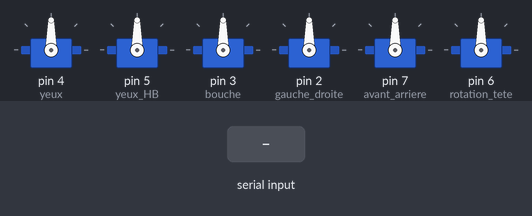
Bench run of a sketch on a simulated Arduino Uno, built with avr-gcc and run on an emulated ATmega328P. Shown: 6 × servo. The test bench sets the inputs (shaded band). What the sketch prints to the serial monitor is not drawn.

Above: at 1.2 s.
1.3 s: "C" received over the second serial link
At 2.9 s:
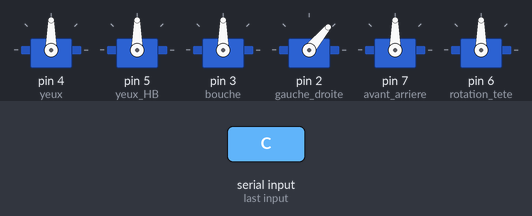
3.2 s: "D" received over the second serial link
At 5.3 s:
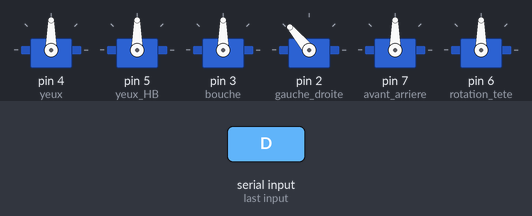
5.9 s: "A" received over the second serial link
At 7.4 s:
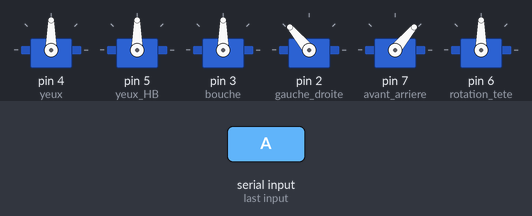
8.0 s: "B" received over the second serial link
At 9.9 s:
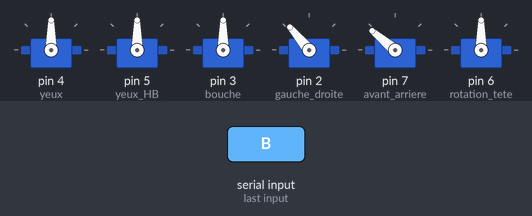
11.0 s: "E" received over the second serial link
At 12.9 s:
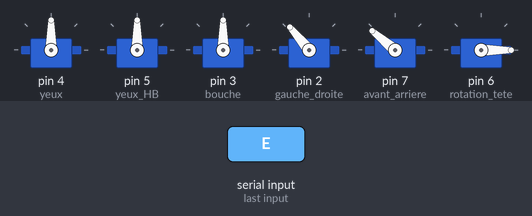
14.0 s: "F" received over the second serial link
At 17.7 s:
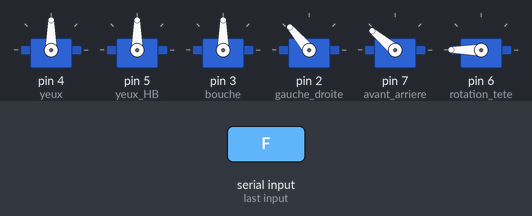
Timing chart, 0 to 18.0 s (numbered marks = the images above; inputs shaded):
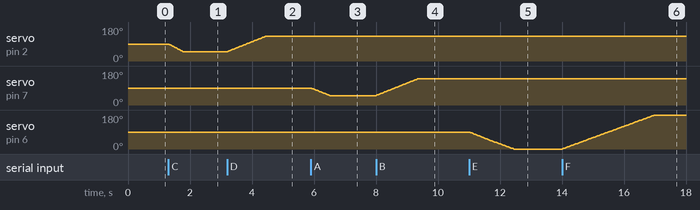

The sketch:

bluetooth_buste.ino
```cpp
#include <Servo.h>
#include <SoftwareSerial.h>

SoftwareSerial hc05(10 ,11);

Servo gauche_droite;
Servo avant_arriere;
Servo rotation_tete;
Servo yeux;
Servo yeux_HB;
Servo bouche;

int position_GD = 90;
int position_AA = 90;
int position_rot = 90;
int position_yeux = 90;
int position_yeux_HB = 90;
int position_bouche = 90;

int limite_gauche = 50;
int limite_droite = 130;

int limite_avant = 140;
int limite_arriere = 50;

int limite_rotation_gauche = 0;
int limite_rotation_droite = 180;

int limite_yeux_gauche = 125;
int limite_yeux_droite = 55;
int limite_yeux_haut = 120;
int limite_yeux_bas = 60;

int limite_ouverture_bouche = 80;
int limite_fermeture_bouche = 100;


char c;

void setup()
{
    Serial.begin(9600);
    hc05.begin(9600);
    yeux.attach(4);
    yeux_HB.attach(5);
    bouche.attach(3);
    gauche_droite.attach(2);
    avant_arriere.attach(7);
    rotation_tete.attach(6);

}

void loop()
{
  if (hc05.available()>0){
      c = hc05.read();}
      Serial.println(c);

      //flexion GD
      if (c == 'C'){
        Serial.println("gauche");
        position_GD = position_GD - 1;
        if (position_GD < limite_gauche){
          position_GD = limite_gauche;
        }
        gauche_droite.write(position_GD);
      }

      if (c == 'D'){
        Serial.println("droite");
        position_GD = position_GD + 1;
        if (position_GD > limite_droite){
          position_GD = limite_droite;
        }
        gauche_droite.write(position_GD);
        delay(15);
      }

      //flexion AV AR
      if (c == 'A'){
        Serial.println("arriere");
        position_AA = position_AA - 1;
        if (position_AA < limite_arriere){
          position_AA = limite_arriere;
        }
        avant_arriere.write(position_AA);
        delay(15);
      }

      if (c == 'B'){
        Serial.println("avant");
        position_AA = position_AA + 1;
        if (position_AA > limite_avant){
          position_AA = limite_avant;
        }
        avant_arriere.write(position_AA);
        delay(15);
      }

      //rotation tete
      if (c == 'E'){
        Serial.println("gauche tete");
        position_rot = position_rot - 1;
        if (position_rot < limite_rotation_gauche){
          position_rot = limite_rotation_gauche;
        }
        rotation_tete.write(position_rot);
        delay(15);
      }

      if (c == 'F'){
        Serial.println("droite tete");
        position_rot = position_rot + 1;
        if (position_rot > limite_rotation_droite){
          position_rot = limite_rotation_droite;
        }
        rotation_tete.write(position_rot);
        delay(15);
      }

      //yeux GD
      if (c == 'I'){
        Serial.println("droite yeux");
        position_yeux = position_yeux - 1;
        if (position_yeux < limite_yeux_droite){
          position_yeux = limite_yeux_droite;
        }
        yeux.write(position_yeux);
        delay(15);
      }

      if (c == 'H'){
        Serial.println("gauche yeux");
        position_yeux = position_yeux + 1;
        if (position_yeux > limite_yeux_gauche){
          position_yeux = limite_yeux_gauche;
        }
        yeux.write(position_yeux);
        delay(15);
      }

      //yeux hb
      if (c == 'G'){
        Serial.println("haut yeux");
        position_yeux_HB = position_yeux_HB - 1;
        if (position_yeux_HB < limite_yeux_bas){
          position_yeux_HB = limite_yeux_bas;
        }
        yeux_HB.write(position_yeux_HB);
        delay(15);
      }

      if (c == 'J'){
        Serial.println("bas yeux");
        position_yeux_HB = position_yeux_HB + 1;
        if (position_yeux_HB > limite_yeux_haut){
          position_yeux_HB = limite_yeux_haut;
        }
        yeux_HB.write(position_yeux_HB);
        delay(15);
      }

      //bouche
      if (c == 'K'){
        Serial.println("bouche ouverte");
        position_bouche = position_bouche - 1;
        if (position_bouche < limite_ouverture_bouche){
          position_bouche = limite_ouverture_bouche;
        }
        bouche.write(position_bouche);
        delay(15);
      }

      if (c == 'L'){
        Serial.println("bouche fermee");
        position_bouche = position_bouche + 1;
        if (position_bouche > limite_fermeture_bouche){
          position_bouche = limite_fermeture_bouche;
        }
        bouche.write(position_bouche);
        delay(15);
      }

}
```

Measured:
- after the input at 1.3 s, servo on pin 2 (gauche_droite): moves from 90° to 50° over 0.45 s, starting at once
- after the input at 3.2 s, servo on pin 2 (gauche_droite): moves from 50° to 130° over 1.2 s, starting at once
- after the input at 5.9 s, servo on pin 7 (avant_arriere): moves from 90° to 50° over 0.61 s, starting at once
- after the input at 8.0 s, servo on pin 7 (avant_arriere): moves from 50° to 140° over 1.4 s, starting at once
- after the input at 11.0 s, servo on pin 6 (rotation_tete): moves from 90° to 0° over 1.4 s, starting at once
- after the input at 14.0 s, servo on pin 6 (rotation_tete): moves from 0° to 180° over 3.0 s, starting at once
